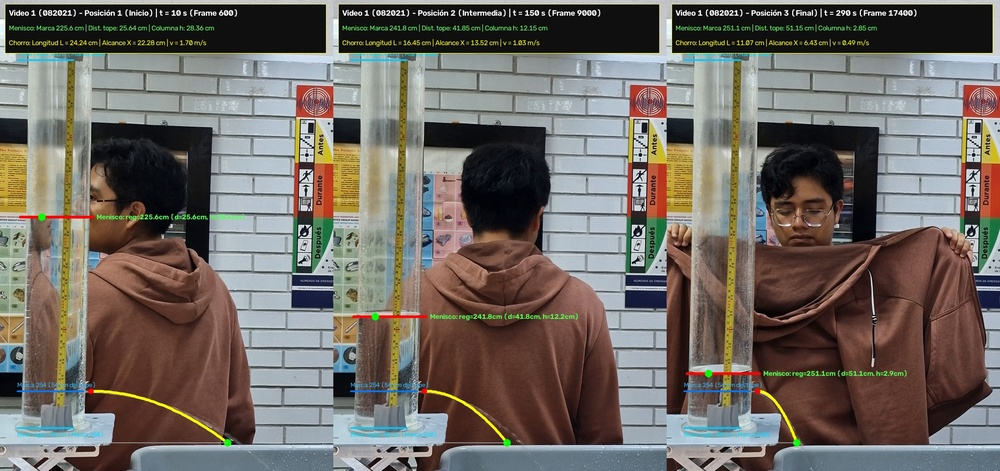
#> input picture Data/comparacion_3_posiciones_20261007_082021.jpg, 1000 x 471 px, shrunk from 2040 x 960 before the run
$ python -i color_tracker.py   (imports and definitions only)
#> lines starting #> are read from the running program, lines starting #| are printed output that depends on the picture; after the words box and inside, x2 and y2 are one past the last pixel; in counts of white or black regions, pixels touching at a corner belong together
#> further down, picture is the input picture: shape (471, 1000, 3); mean B, G, R 100, 105.8, 112
"""Color and HSV blob centroid tracker for physics lab markers."""

from __future__ import annotations

import cv2
import numpy as np

from light_tracker.core.models import Point2D


class ColorTracker:
    """Tracks colored objects (balls, lasers, colored tape markers) using HSV segmentation."""

    def __init__(
        self,
        lower_hsv: np.ndarray | None = None,
        upper_hsv: np.ndarray | None = None,
        search_radius: int = 80,
        min_area: float = 8.0,
    ) -> None:
        """Initializes the ColorTracker.

        Args:
            lower_hsv: Lower HSV bounds (array of [H, S, V] with H in 0-179, S,V in 0-255).
            upper_hsv: Upper HSV bounds.
            search_radius: Radius in pixels around previous position to search for object.
            min_area: Minimum contour pixel area to accept.
        """
        self.lower_hsv = (
            lower_hsv if lower_hsv is not None else np.array([0, 100, 100], dtype=np.uint8)
        )
        self.upper_hsv = (
            upper_hsv if upper_hsv is not None else np.array([10, 255, 255], dtype=np.uint8)
        )
        self.search_radius = search_radius
        self.min_area = min_area
        self.last_pos: Point2D | None = None
        self.target_area: float = 50.0

    def initialize(self, frame: np.ndarray, target_pos: Point2D) -> None:
        """Auto-calibrates HSV threshold by sampling color around target_pos."""
        hsv_frame = cv2.cvtColor(frame, cv2.COLOR_BGR2HSV)
        h, w = hsv_frame.shape[:2]

        r = 6
        x1 = max(0, round(target_pos.x - r))
        y1 = max(0, round(target_pos.y - r))
        x2 = min(w, round(target_pos.x + r))
        y2 = min(h, round(target_pos.y + r))

        patch = hsv_frame[y1:y2, x1:x2]
        if patch.size > 0:
            median_hsv = np.median(patch.reshape(-1, 3), axis=0)
            # Define sensible tolerance around median
            h_tol, s_tol, v_tol = 15, 60, 60
            self.lower_hsv = np.array(
                [
                    max(0, int(median_hsv[0] - h_tol)),
                    max(40, int(median_hsv[1] - s_tol)),
                    max(40, int(median_hsv[2] - v_tol)),
                ],
                dtype=np.uint8,
            )
            self.upper_hsv = np.array(
                [
                    min(179, int(median_hsv[0] + h_tol)),
                    255,
                    255,
                ],
                dtype=np.uint8,
            )

        self.last_pos = target_pos

    def track_frame(
        self,
        frame: np.ndarray,
        prev_pos: Point2D | None = None,
        velocity_estimate: Point2D | None = None,
    ) -> tuple[Point2D | None, float]:
        """Detects color blob centroid in frame."""
        center = prev_pos or self.last_pos
        hsv_frame = cv2.cvtColor(frame, cv2.COLOR_BGR2HSV)
#> hsv_frame: shape (471, 1000, 3); mean H, S, V 57.3, 73.7, 121.1
        h, w = hsv_frame.shape[:2]
#> h = 471; w = 1000

        # Region of interest crop
        if center is not None and self.search_radius > 0:
            pred_x = center.x + (velocity_estimate.x if velocity_estimate else 0.0)
            pred_y = center.y + (velocity_estimate.y if velocity_estimate else 0.0)
            rx1 = max(0, round(pred_x - self.search_radius))
            ry1 = max(0, round(pred_y - self.search_radius))
            rx2 = min(w, round(pred_x + self.search_radius))
            ry2 = min(h, round(pred_y + self.search_radius))
        else:
            rx1, ry1, rx2, ry2 = 0, 0, w, h
#> rx1 = 0; ry1 = 0; rx2 = 1000; ry2 = 471

        roi = hsv_frame[ry1:ry2, rx1:rx2]
        if roi.size == 0:
            return None, 0.0

        mask = cv2.inRange(roi, self.lower_hsv, self.upper_hsv)
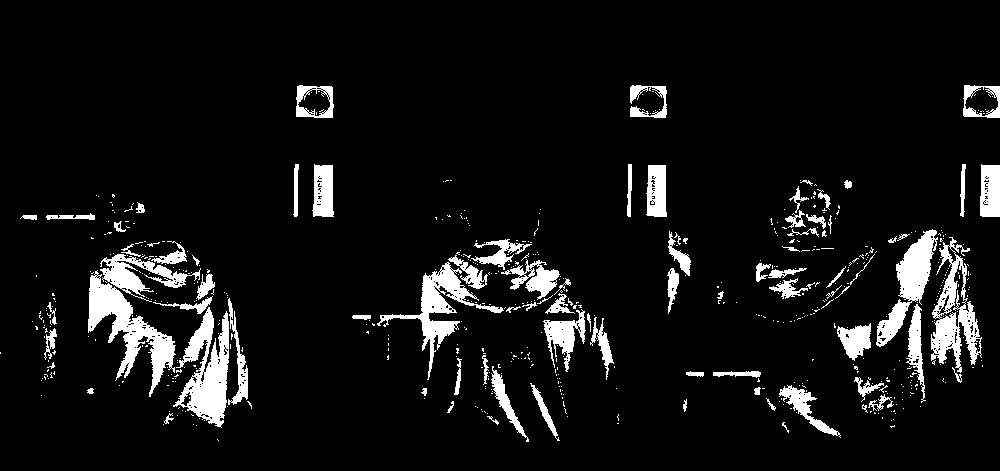
#> mask: shape (471, 1000); 7.6% white; 597 white regions (511 under 20 px), largest, box (x1, y1, x2, y2) and area: (88, 270, 176, 397) 3495, (173, 307, 229, 428) 3351, (931, 237, 982, 373) 2774

        # Morphological noise removal
        kernel = cv2.getStructuringElement(cv2.MORPH_ELLIPSE, (3, 3))
        mask = cv2.morphologyEx(mask, cv2.MORPH_OPEN, kernel, iterations=1)
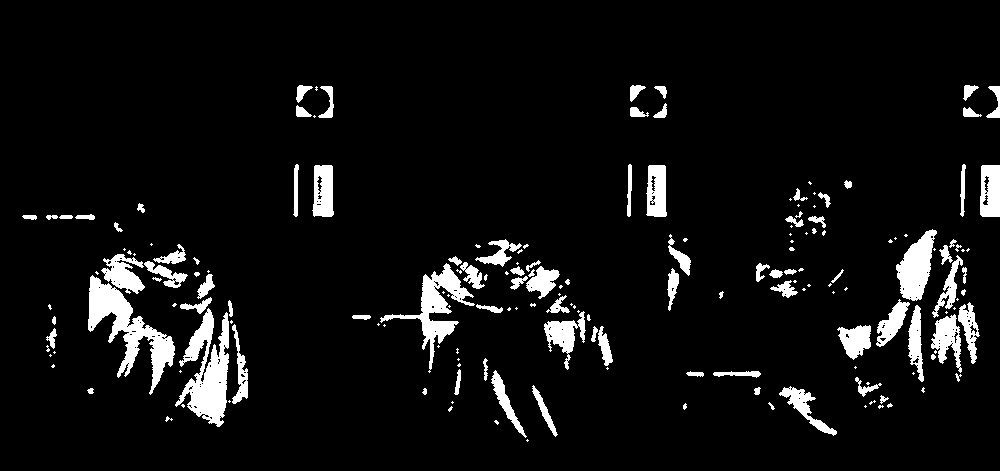
#> mask: shape (471, 1000); 6.6% white; 181 white regions (86 under 20 px), largest, box (x1, y1, x2, y2) and area: (88, 275, 175, 395) 3353, (175, 308, 229, 427) 3222, (380, 263, 475, 373) 2288
        mask = cv2.morphologyEx(mask, cv2.MORPH_CLOSE, kernel, iterations=1)
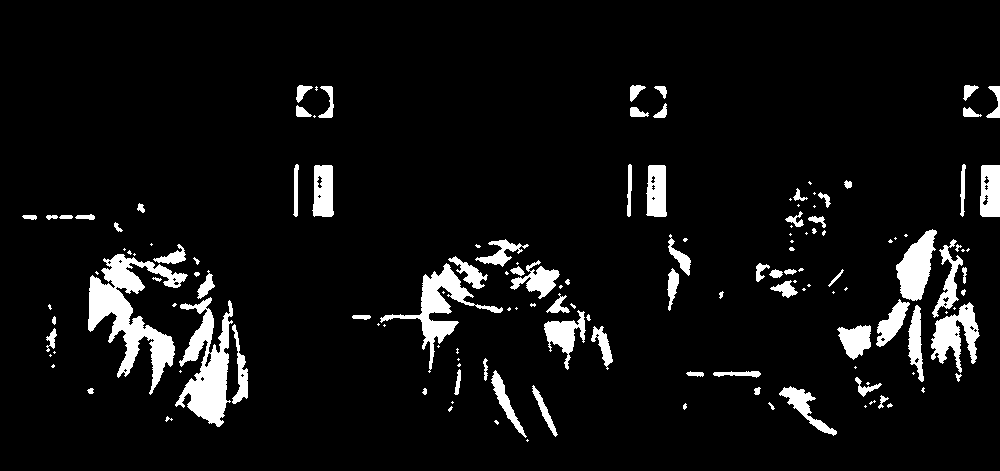
#> mask: shape (471, 1000); 6.8% white; 146 white regions (65 under 20 px)

        contours, _ = cv2.findContours(mask, cv2.RETR_EXTERNAL, cv2.CHAIN_APPROX_SIMPLE)
#> contours = 146 contours, 79 with area under 20; largest, box (x1, y1, x2, y2) and area: (88, 254, 188, 395) 4524, (175, 297, 233, 427) 3388, (380, 263, 503, 373) 2212, (896, 229, 937, 301) 1620, (931, 302, 980, 373) 1539
        if not contours:
            return None, 0.0

        best_cnt = max(contours, key=cv2.contourArea)
#> best_cnt = contour of 443 points, box (x1, y1, x2, y2) (88, 254, 188, 395), area 4524
        area = cv2.contourArea(best_cnt)
#> area = 4523.5
        if area < self.min_area:
            return None, 0.0

        moments = cv2.moments(best_cnt)
#> moments = moments, m00 4523.5, centre m10/m00, m01/m00 = (130.2, 312)
        if moments["m00"] <= 0:
            return None, 0.0

        cx = (moments["m10"] / moments["m00"]) + rx1
#> cx = 130.2
        cy = (moments["m01"] / moments["m00"]) + ry1
#> cy = 312

        detected_pos = Point2D(x=float(cx), y=float(cy))
        self.last_pos = detected_pos
        confidence = min(1.0, area / max(self.target_area, 1.0))
#> confidence = 1

        return detected_pos, float(confidence)

>>> import cv2
>>> picture = cv2.imread('../../../Data/comparacion_3_posiciones_20261007_082021.jpg')
>>> result = ColorTracker().track_frame(picture)

$ run again, on Data/comparacion_3_posiciones_20261007_083231.jpg
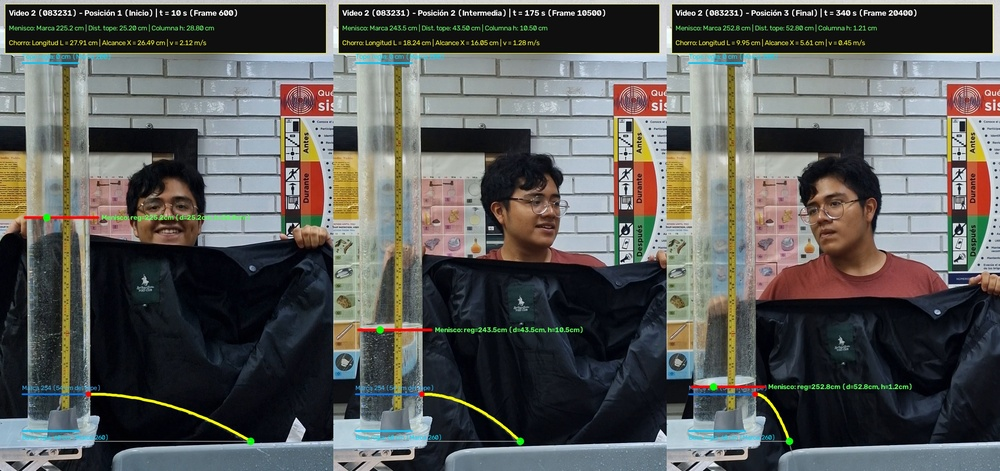
#> input picture Data/comparacion_3_posiciones_20261007_083231.jpg, 1000 x 471 px, shrunk from 2040 x 960 before the run
#> picture is the input picture: shape (471, 1000, 3); mean B, G, R 88.6, 90.7, 89.6
#> hsv_frame: shape (471, 1000, 3); mean H, S, V 80.9, 79.3, 101.1
#> in track_frame, `mask = cv2.inRange(roi, self.lower_hsv, self.upper_hsv)`:
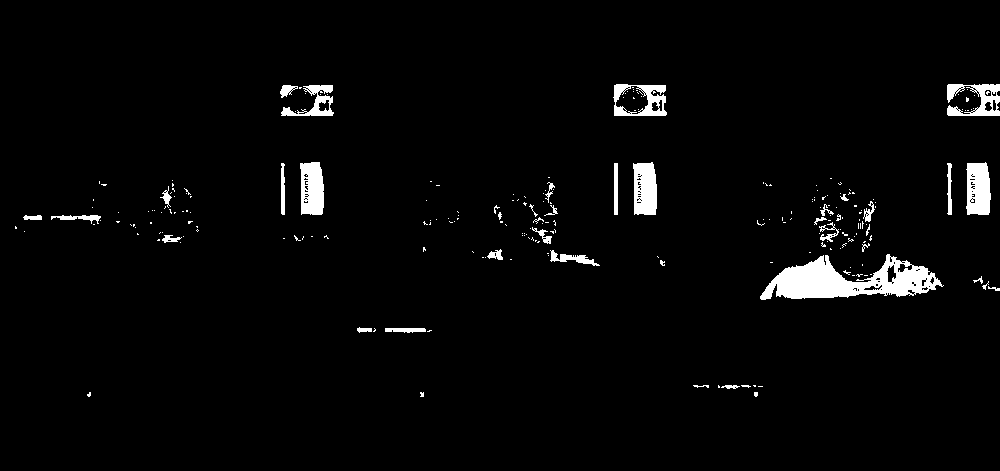
#> mask: shape (471, 1000); 2.9% white; 235 white regions (197 under 20 px), largest, box (x1, y1, x2, y2) and area: (760, 254, 944, 300) 4325, (966, 162, 991, 215) 1127, (633, 162, 657, 215) 1107
#> in track_frame, `mask = cv2.morphologyEx(mask, cv2.MORPH_OPEN, kernel, iterations=1)`:
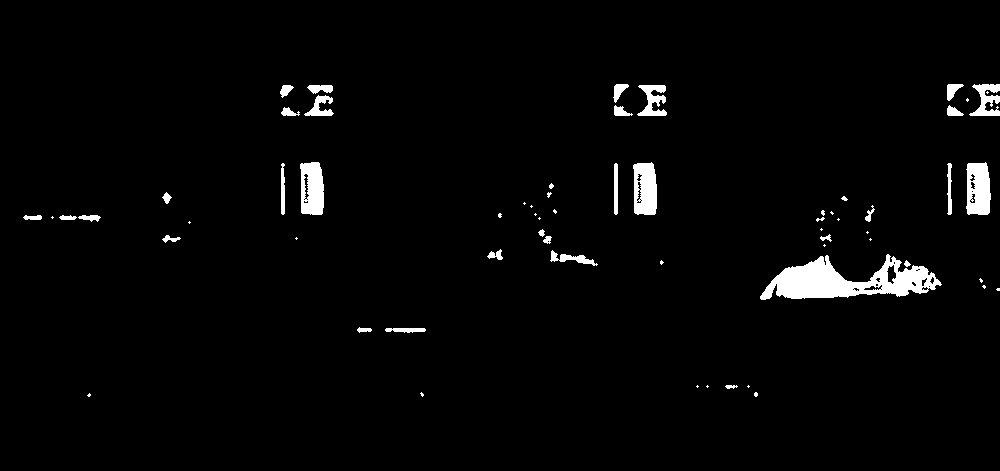
#> mask: shape (471, 1000); 2.5% white; 64 white regions (29 under 20 px), largest, box (x1, y1, x2, y2) and area: (760, 254, 942, 300) 4196, (966, 162, 991, 215) 1107, (633, 162, 657, 215) 1084
#> contours = 62 contours, 31 with area under 20; largest, box (x1, y1, x2, y2) and area: (760, 254, 942, 300) 4276, (966, 162, 991, 215) 1098, (300, 162, 324, 215) 1074, (633, 162, 657, 215) 1074, (969, 84, 1000, 116) 484
#> best_cnt = contour of 216 points, box (x1, y1, x2, y2) (760, 254, 942, 300), area 4276
#> area = 4275.5
#> moments = moments, m00 4275.5, centre m10/m00, m01/m00 = (848.5, 280.9)
#> cx = 848.5
#> cy = 280.9
#> confidence = 1
